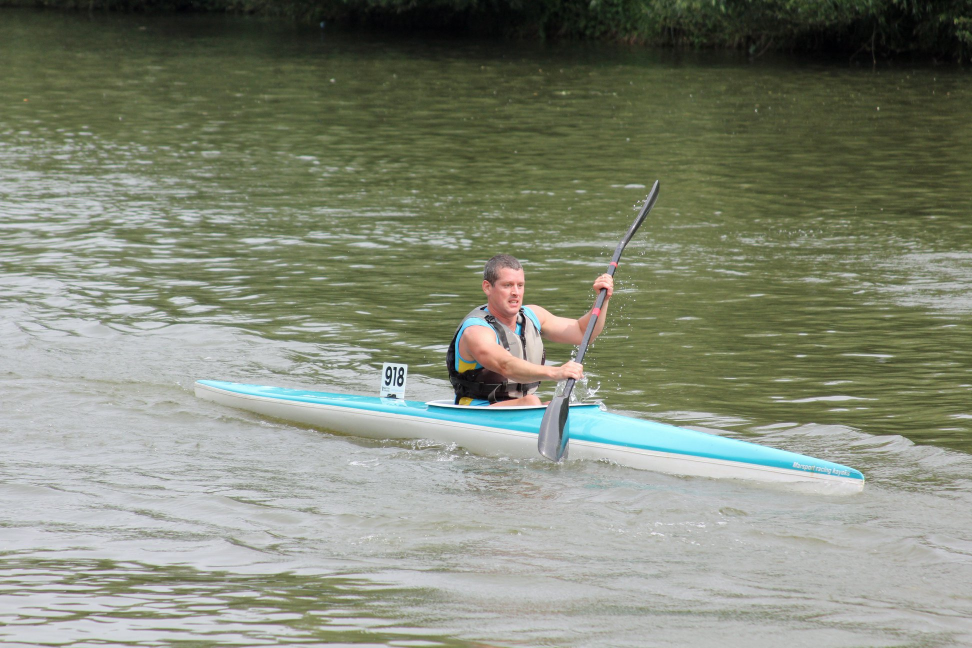
#> input picture img/img1.jpg, 1944 x 1296 px (shown at 1/2 size)
$ python colour_segmentation.py
#> lines starting #> are read from the running program, lines starting #| are printed output that depends on the picture; after the words box and inside, x2 and y2 are one past the last pixel; in counts of white or black regions, pixels touching at a corner belong together
"""Trying to find number boards using colour segmentation"""

import cv2
import os

import numpy as np

# IDEA: segment on both black and white then look where they overlap

image_dir = 'img'
filename = 'img1.jpg'  # Will, bit skewed
# filename = "img2.jpg"  # Anna ES, skewed, difficult background
# filename = "img3.jpg"  # Roger, has white boat
img_loc = os.path.join(image_dir, filename)
if not os.path.exists(img_loc):
    raise IOError(f'File {img_loc} does not exist')

img = cv2.imread(img_loc)
#> img is the input picture: shape (1296, 1944, 3); mean B, G, R 119.7, 136.3, 130.6
img = cv2.resize(img, (620, 480))
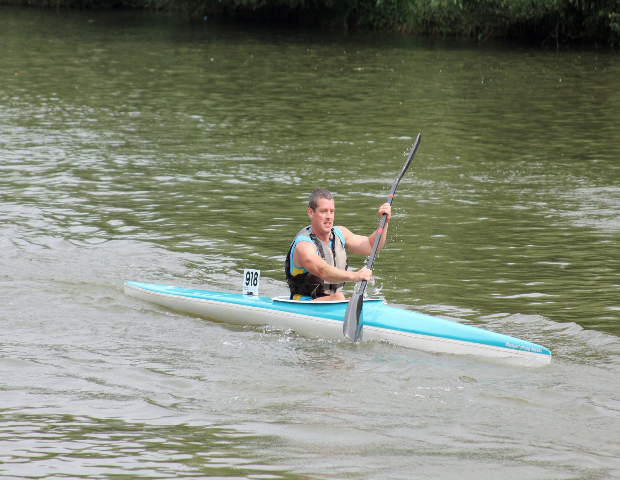
#> img: shape (480, 620, 3); mean B, G, R 119.6, 136.2, 130.5
img = cv2.cvtColor(img, cv2.COLOR_BGR2RGB)  # BGR by default
hsv = cv2.cvtColor(img, cv2.COLOR_RGB2HSV)
#> hsv: shape (480, 620, 3); mean H, S, V 52.9, 50.2, 137.9

# define range of white color in HSV
# change it according to your need !
lower_white = np.array([0, 0, 0], dtype=np.uint8)
upper_white = np.array([200, 200, 200], dtype=np.uint8)

# Threshold the HSV image to get only white colors
mask = cv2.inRange(hsv, lower_white, upper_white)
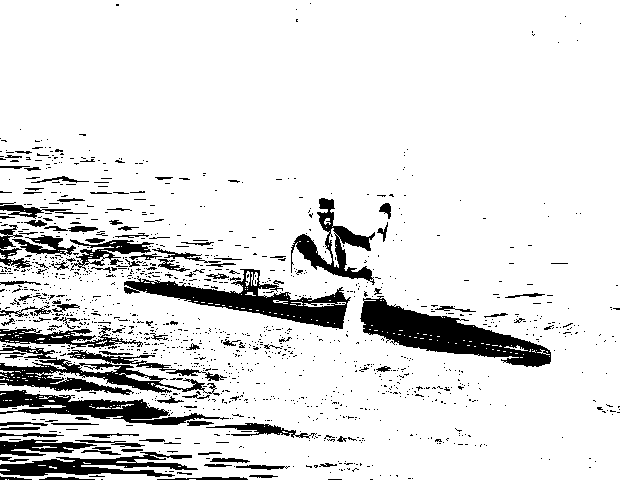
#> mask: shape (480, 620); 87.7% white; 1299 black regions (1180 under 20 px), largest, box (x1, y1, x2, y2) and area: (360, 296, 551, 367) 5577, (124, 269, 351, 329) 4397, (0, 345, 227, 396) 4135
res = cv2.bitwise_and(img, img, mask=cv2.bitwise_not(mask))
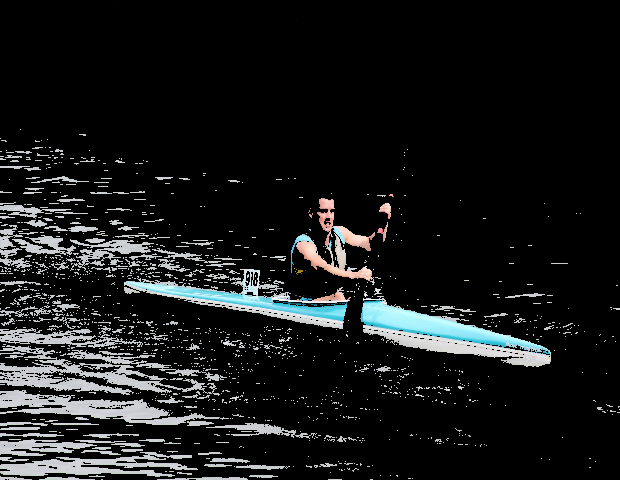
#> res: shape (480, 620, 3); mean R, G, B 24, 25.5, 25.9
cv2.imshow('res', res)
cv2.waitKey(0)
cv2.destroyAllWindows()

$ run again, with img/img2.jpg copied over img/img1.jpg
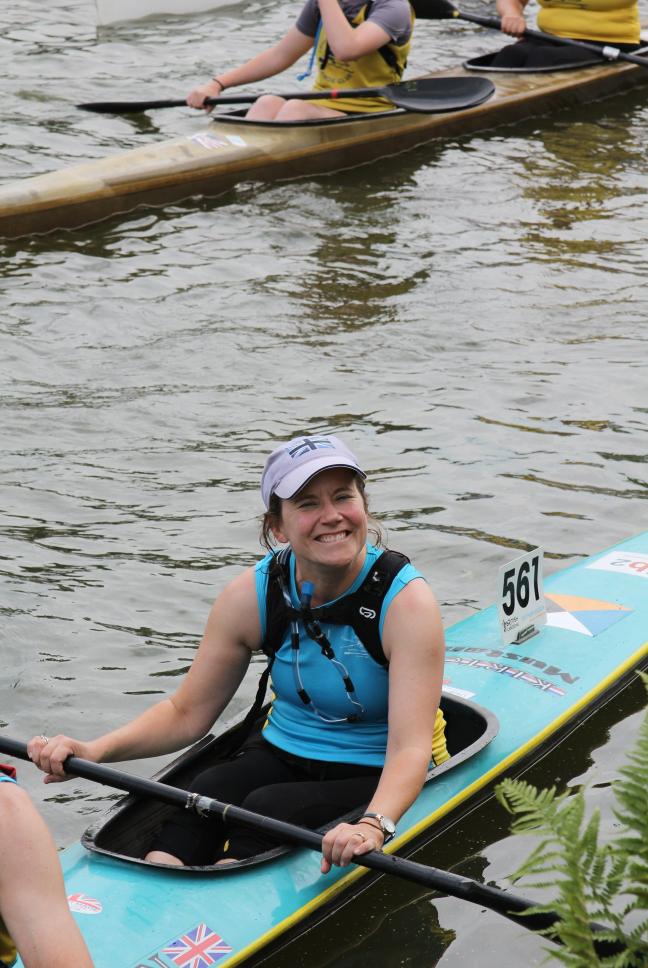
#> input picture img/img2.jpg, 1296 x 1936 px (shown at 1/2 size)
#> img is the input picture: shape (1936, 1296, 3); mean B, G, R 135.3, 141, 138.1
#> hsv: shape (480, 620, 3); mean H, S, V 62.3, 47.8, 148.6
#> `mask = cv2.inRange(hsv, lower_white, upper_white)`:
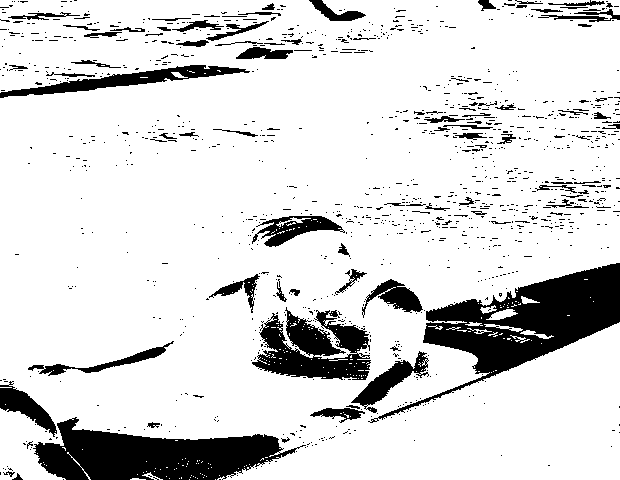
#> mask: shape (480, 620); 85% white; 1150 black regions (1057 under 20 px), largest, box (x1, y1, x2, y2) and area: (368, 263, 620, 423) 11784, (33, 417, 306, 480) 9651, (252, 307, 371, 380) 5077
#> `res = cv2.bitwise_and(img, img, mask=cv2.bitwise_not(mask))`:
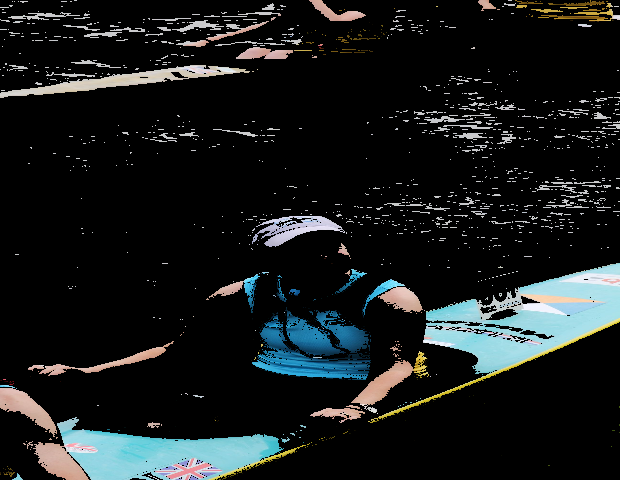
#> res: shape (480, 620, 3); mean R, G, B 24.1, 27.9, 28.3

$ run again, with img/img3.jpg copied over img/img1.jpg
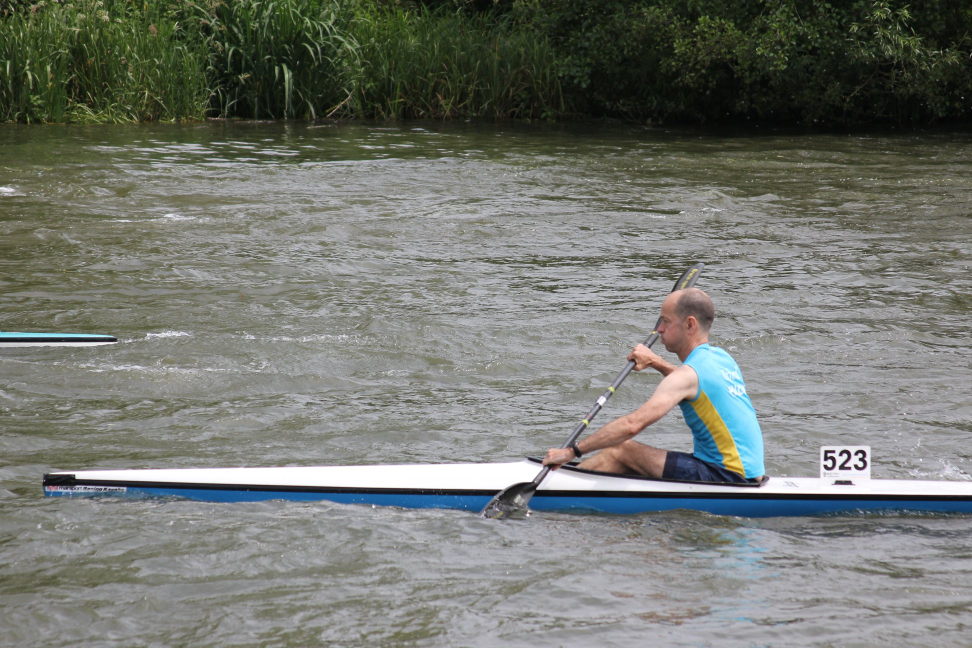
#> input picture img/img3.jpg, 1944 x 1296 px (shown at 1/2 size)
#> img is the input picture: shape (1296, 1944, 3); mean B, G, R 111.6, 118.1, 115.2
#> hsv: shape (480, 620, 3); mean H, S, V 59.5, 42, 121.2
#> `mask = cv2.inRange(hsv, lower_white, upper_white)`:
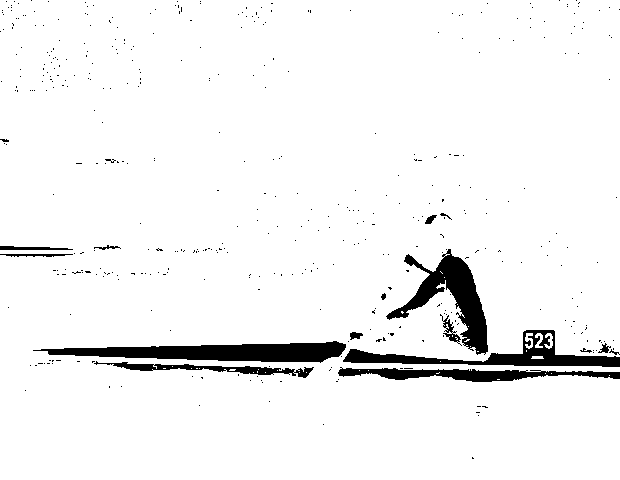
#> mask: shape (480, 620); 94.9% white; 429 black regions (412 under 20 px), largest, box (x1, y1, x2, y2) and area: (33, 341, 346, 363) 4011, (386, 249, 488, 355) 3422, (343, 330, 620, 367) 2977
#> `res = cv2.bitwise_and(img, img, mask=cv2.bitwise_not(mask))`:
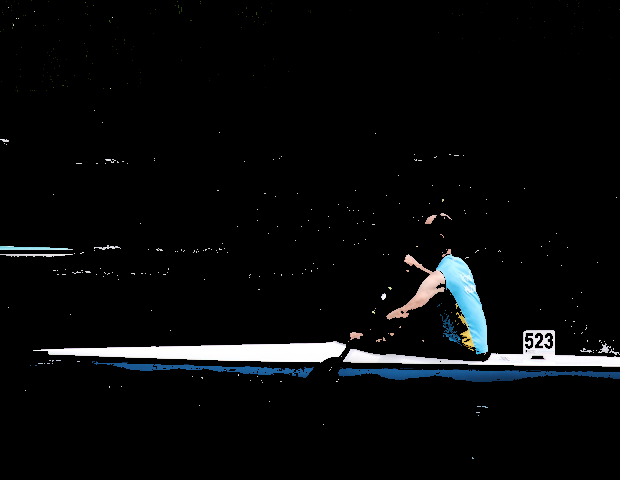
#> res: shape (480, 620, 3); mean R, G, B 8.8, 9.9, 10.6

$ run again, with img/multiple1.jpg copied over img/img1.jpg
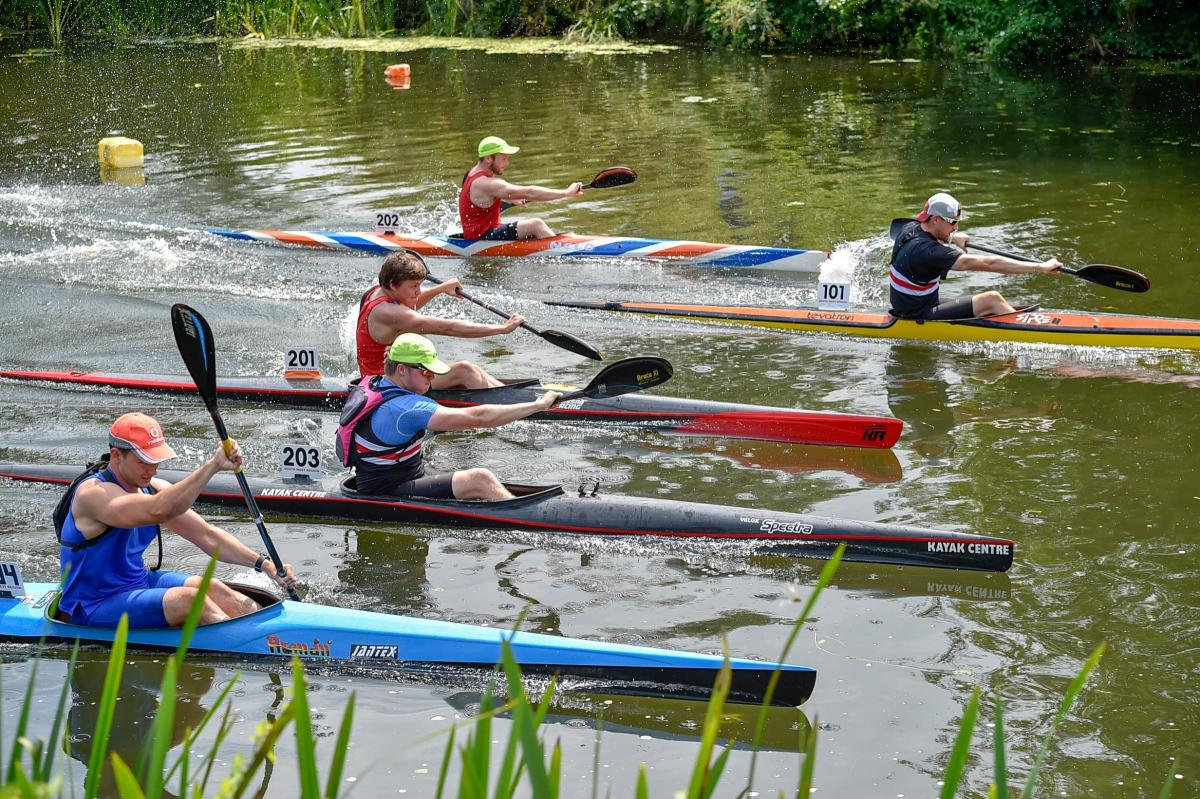
#> input picture img/multiple1.jpg, 1200 x 799 px
#> img is the input picture: shape (799, 1200, 3); mean B, G, R 99.7, 120.3, 115.8
#> hsv: shape (480, 620, 3); mean H, S, V 61.3, 92.3, 129.2
#> `mask = cv2.inRange(hsv, lower_white, upper_white)`:
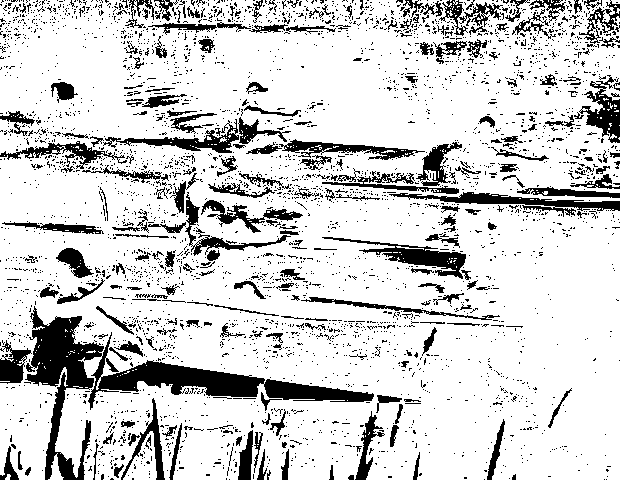
#> mask: shape (480, 620); 82% white; 3641 black regions (3401 under 20 px), largest, box (x1, y1, x2, y2) and area: (24, 306, 374, 480) 10105, (389, 192, 620, 217) 1709, (322, 237, 466, 279) 1583
#> `res = cv2.bitwise_and(img, img, mask=cv2.bitwise_not(mask))`:
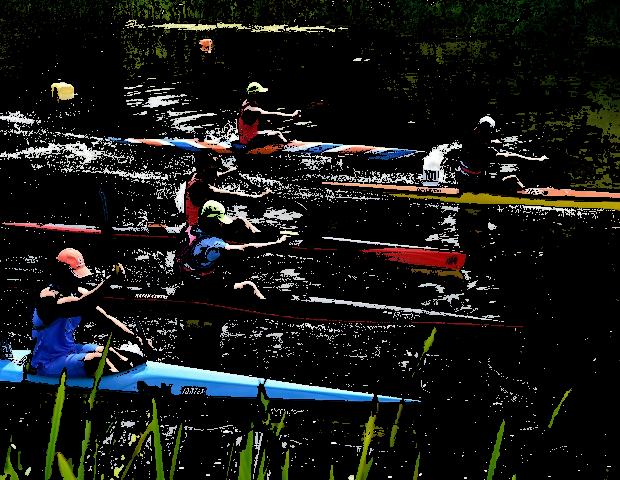
#> res: shape (480, 620, 3); mean R, G, B 23.5, 24.8, 22.3
